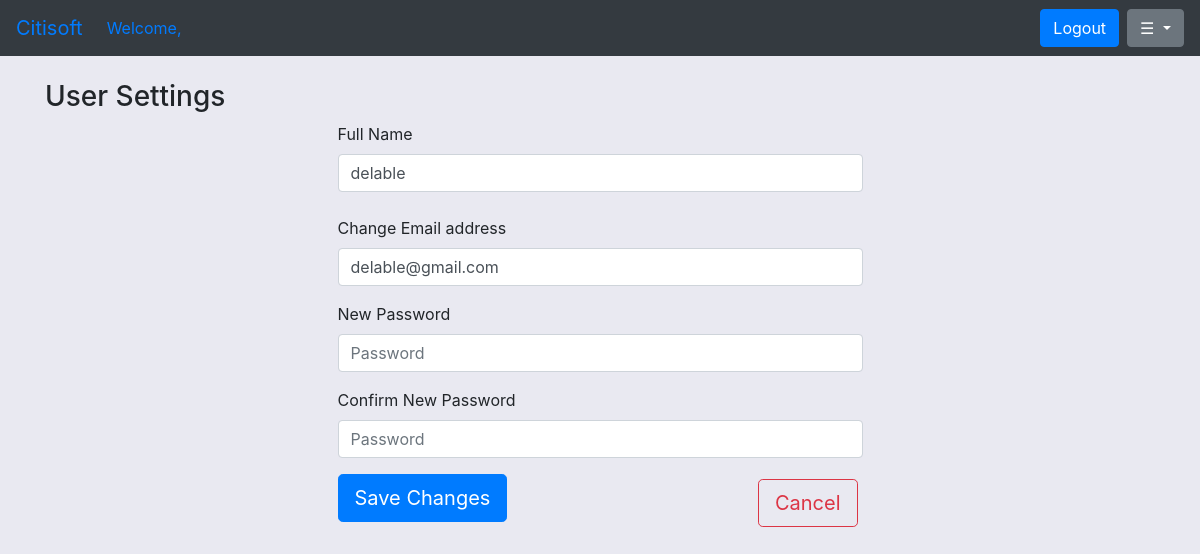
The app's page /settings/ (signed in), older data.
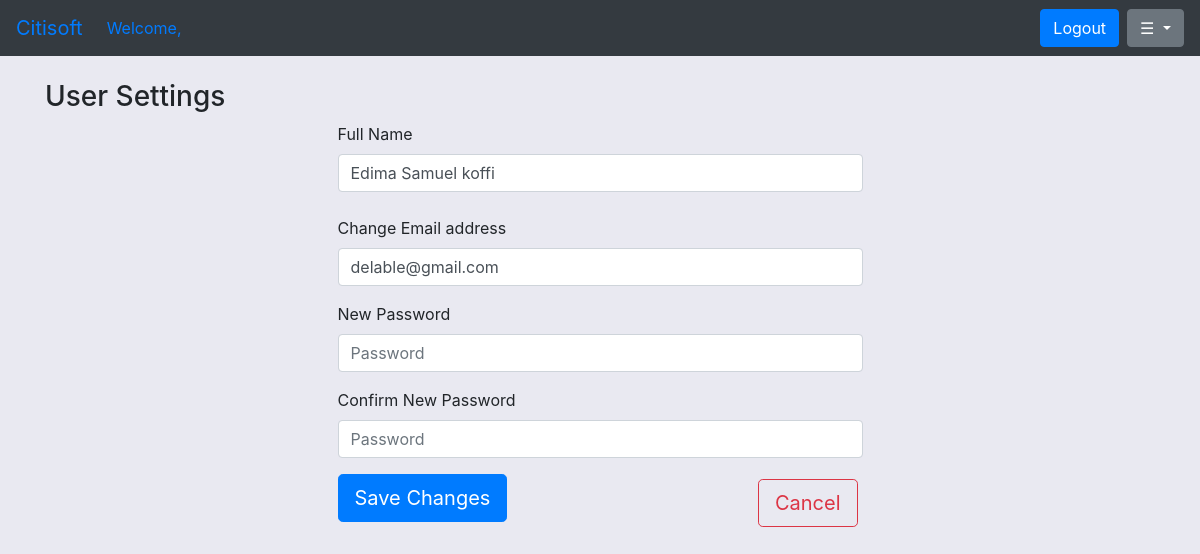
The same page, newer data.
### citisoft/models.py (models this page shows, shortened)
class Client(models.Model):
    user = models.OneToOneField(User, null=True, blank=True, on_delete=models.CASCADE)
    fullName = models.CharField(max_length=200, null=True,default="")
    email = models.CharField(max_length=200)
    country = models.ForeignKey(Country,on_delete=models.SET_NULL,null=True)
    password = models.CharField(max_length=200,null=True)

### citisoft/views.py (the view, shortened to what this page needs)
# urls.py: path('settings/', views.settings, name="settings"),
def settings(request):
   if 'clientId'  in request.session:
      clientId = request.session['clientId']
      print("clientId",clientId)
      client_info = Client.objects.get(pk=clientId)
      context =  {'client':client_info}
   else:
      print("clientId","Nothing")
   return render(request, 'citisoft/user/settings.html', context)

### citisoft/templates/citisoft/user/settings.html (shortened to what this page needs)
{% extends 'citisoft/user/index.html' %}
{% load static %}
<nav class="navbar navbar-expand-lg navbar-blue bg-dark"> {%block navigation%}
     <a class="navbar-brand" href="{% url 'home' %}">Citisoft</a>
      <div class="collapse navbar-collapse" id="navbarSupportedContent">
        <ul class="navbar-nav mr-auto">
            <li class="nav-item active">
                <a class="nav-link" href="#">Welcome, {{ user.username }}</a>
            </li>
        </ul>
        <div class="form-inline my-2 my-lg-0">
            {% if request.session.clientId %}
            <a href="{% url 'logout' %}" class="btn btn-primary mr-2">Logout</a>
            {% else %}
            <a href="{% url 'userlogin' %}" class="btn btn-primary mr-2">Login</a>
            {% endif %}
            <div class="dropdown">
                <button class="btn btn-secondary dropdown-toggle" type="button" id="dropdownMenuButton" data-toggle="dropdown" aria-haspopup="true" aria-expanded="false">
                    ☰
                </button>
            </div>
        </div>
    </div>
 </nav>{%endblock navigation%}
{% block content %}
     <h3> User Settings</h3>
     <main class="form-signin w-100 m-auto">
        <div class="container">
             <div class="row justify-content-center">
                 <div class="col-md-6">
                     <form method='POST'>
                        <div class="form-floating">
                            <label for="firstName">Full Name</label>
                            <input type="text" name='fullname' value='{{client.fullName}}' class="form-control" id="firstName" placeholder="First Name">
                        </div>
                        <br>
                         <div class="form-floating mb-3">
                            <label for="floatingInput">Change Email address</label>
                             <input type="email" name='email' value='{{client.email}}' class="form-control" id="floatingInput" placeholder="name@example.com">
                         </div>
                         <div class="form-floating mb-3">
                            <label for="floatingPassword">New Password</label>
                             <input type="password" name='password'  class="form-control" id="floatingPassword" placeholder="Password">
                         </div>
                         <div class="form-floating mb-3">
                            <label for="floatingPassword">Confirm New Password</label>
                             <input type="password" name='confirm_password' class="form-control" id="floatingPassword" placeholder="Password">
                         </div>
                         <th>
                            <button class="btn btn-primary btn-lg mb-2" type="submit">Save Changes</button>
                            </th>
                            <th>
                                <a class="btn btn-outline-danger btn-lg mb-2"  style="float:right; margin:5px;"  href="{% url 'home' %}">Cancel</a>
                           </th>
                     </form>
                 </div>
             </div>
         </div>
      </main>
{% endblock content %}

Row changes from the older to the newer data that the page shows:
changed Client "delable@gmail.com": fullname "delable" → "Edima Samuel koffi"
